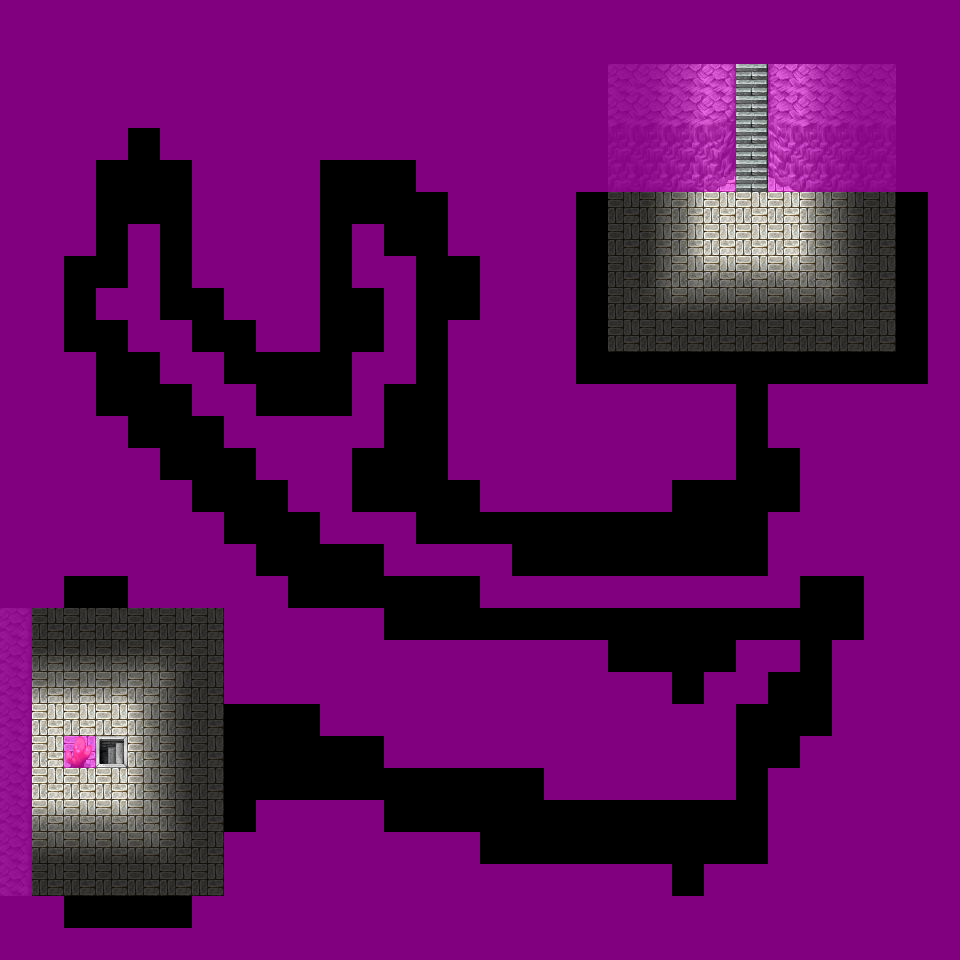

A 2D game scene composited from a Tiled map and its tileset images. What follows is a short description and the map's XML, with each tile layer's data collapsed to a summary:
An orthogonal 30x30 tile map with 32x32 px tiles, 4 tile layers (Ground, Objects, Above, Walkable), 60 tilesets and 8 objects (6x spawn, 2x mapchange).

<map version="1.0" orientation="orthogonal" renderorder="right-down" width="30" height="30" tilewidth="32" tileheight="32" nextobjectid="9">
 <tileset firstgid="1" name="map_bed_1" tilewidth="32" tileheight="32" tilecount="128" columns="16">
  <image source="../drawable/map_bed_1.png" width="512" height="256" />
 </tileset>
 <tileset firstgid="129" name="map_border_1" tilewidth="32" tileheight="32" tilecount="128" columns="16">
  <image source="../drawable/map_border_1.png" width="512" height="256" />
 </tileset>
 <tileset firstgid="257" name="map_bridge_1" tilewidth="32" tileheight="32" tilecount="128" columns="16">
  <image source="../drawable/map_bridge_1.png" width="512" height="256" />
 </tileset>
 <tileset firstgid="385" name="map_bridge_2" tilewidth="32" tileheight="32" tilecount="128" columns="16">
  <image source="../drawable/map_bridge_2.png" width="512" height="256" />
 </tileset>
 <tileset firstgid="513" name="map_broken_1" tilewidth="32" tileheight="32" tilecount="128" columns="16">
  <image source="../drawable/map_broken_1.png" width="512" height="256" />
 </tileset>
 <tileset firstgid="641" name="map_cavewall_1" tilewidth="32" tileheight="32" tilecount="108" columns="18">
  <image source="../drawable/map_cavewall_1.png" width="576" height="192" />
 </tileset>
 <tileset firstgid="749" name="map_cavewall_2" tilewidth="32" tileheight="32" tilecount="108" columns="18">
  <image source="../drawable/map_cavewall_2.png" width="576" height="192" />
 </tileset>
 <tileset firstgid="857" name="map_cavewall_3" tilewidth="32" tileheight="32" tilecount="108" columns="18">
  <image source="../drawable/map_cavewall_3.png" width="576" height="192" />
 </tileset>
 <tileset firstgid="965" name="map_cavewall_4" tilewidth="32" tileheight="32" tilecount="108" columns="18">
  <image source="../drawable/map_cavewall_4.png" width="576" height="192" />
 </tileset>
 <tileset firstgid="1073" name="map_chair_table_1" tilewidth="32" tileheight="32" tilecount="128" columns="16">
  <image source="../drawable/map_chair_table_1.png" width="512" height="256" />
 </tileset>
 <tileset firstgid="1201" name="map_chair_table_2" tilewidth="32" tileheight="32" tilecount="128" columns="16">
  <image source="../drawable/map_chair_table_2.png" width="512" height="256" />
 </tileset>
 <tileset firstgid="1329" name="map_crate_1" tilewidth="32" tileheight="32" tilecount="128" columns="16">
  <image source="../drawable/map_crate_1.png" width="512" height="256" />
 </tileset>
 <tileset firstgid="1457" name="map_cupboard_1" tilewidth="32" tileheight="32" tilecount="128" columns="16">
  <image source="../drawable/map_cupboard_1.png" width="512" height="256" />
 </tileset>
 <tileset firstgid="1585" name="map_curtain_1" tilewidth="32" tileheight="32" tilecount="128" columns="16">
  <image source="../drawable/map_curtain_1.png" width="512" height="256" />
 </tileset>
 <tileset firstgid="1713" name="map_entrance_1" tilewidth="32" tileheight="32" tilecount="128" columns="16">
  <image source="../drawable/map_entrance_1.png" width="512" height="256" />
 </tileset>
 <tileset firstgid="1841" name="map_entrance_2" tilewidth="32" tileheight="32" tilecount="128" columns="16">
  <image source="../drawable/map_entrance_2.png" width="512" height="256" />
 </tileset>
 <tileset firstgid="1969" name="map_fence_1" tilewidth="32" tileheight="32" tilecount="128" columns="16">
  <image source="../drawable/map_fence_1.png" width="512" height="256" />
 </tileset>
 <tileset firstgid="2097" name="map_fence_2" tilewidth="32" tileheight="32" tilecount="128" columns="16">
  <image source="../drawable/map_fence_2.png" width="512" height="256" />
 </tileset>
 <tileset firstgid="2225" name="map_fence_3" tilewidth="32" tileheight="32" tilecount="128" columns="16">
  <image source="../drawable/map_fence_3.png" width="512" height="256" />
 </tileset>
 <tileset firstgid="2353" name="map_fence_4" tilewidth="32" tileheight="32" tilecount="128" columns="16">
  <image source="../drawable/map_fence_4.png" width="512" height="256" />
 </tileset>
 <tileset firstgid="2481" name="map_ground_1" tilewidth="32" tileheight="32" tilecount="128" columns="16">
  <image source="../drawable/map_ground_1.png" width="512" height="256" />
 </tileset>
 <tileset firstgid="2609" name="map_ground_2" tilewidth="32" tileheight="32" tilecount="128" columns="16">
  <image source="../drawable/map_ground_2.png" width="512" height="256" />
 </tileset>
 <tileset firstgid="2737" name="map_ground_3" tilewidth="32" tileheight="32" tilecount="128" columns="16">
  <image source="../drawable/map_ground_3.png" width="512" height="256" />
 </tileset>
 <tileset firstgid="2865" name="map_ground_4" tilewidth="32" tileheight="32" tilecount="128" columns="16">
  <image source="../drawable/map_ground_4.png" width="512" height="256" />
 </tileset>
 <tileset firstgid="2993" name="map_ground_5" tilewidth="32" tileheight="32" tilecount="128" columns="16">
  <image source="../drawable/map_ground_5.png" width="512" height="256" />
 </tileset>
 <tileset firstgid="3121" name="map_ground_6" tilewidth="32" tileheight="32" tilecount="128" columns="16">
  <image source="../drawable/map_ground_6.png" width="512" height="256" />
 </tileset>
 <tileset firstgid="3249" name="map_ground_7" tilewidth="32" tileheight="32" tilecount="128" columns="16">
  <image source="../drawable/map_ground_7.png" width="512" height="256" />
 </tileset>
 <tileset firstgid="3377" name="map_ground_8" tilewidth="32" tileheight="32" tilecount="128" columns="16">
  <image source="../drawable/map_ground_8.png" width="512" height="256" />
 </tileset>
 <tileset firstgid="3505" name="map_house_1" tilewidth="32" tileheight="32" tilecount="128" columns="16">
  <image source="../drawable/map_house_1.png" width="512" height="256" />
 </tileset>
 <tileset firstgid="3633" name="map_house_2" tilewidth="32" tileheight="32" tilecount="128" columns="16">
  <image source="../drawable/map_house_2.png" width="512" height="256" />
 </tileset>
 <tileset firstgid="3761" name="map_indoor_1" tilewidth="32" tileheight="32" tilecount="128" columns="16">
  <image source="../drawable/map_indoor_1.png" width="512" height="256" />
 </tileset>
 <tileset firstgid="3889" name="map_indoor_2" tilewidth="32" tileheight="32" tilecount="128" columns="16">
  <image source="../drawable/map_indoor_2.png" width="512" height="256" />
 </tileset>
 <tileset firstgid="4017" name="map_kitchen_1" tilewidth="32" tileheight="32" tilecount="128" columns="16">
  <image source="../drawable/map_kitchen_1.png" width="512" height="256" />
 </tileset>
 <tileset firstgid="4145" name="map_outdoor_1" tilewidth="32" tileheight="32" tilecount="128" columns="16">
  <image source="../drawable/map_outdoor_1.png" width="512" height="256" />
 </tileset>
 <tileset firstgid="4273" name="map_pillar_1" tilewidth="32" tileheight="32" tilecount="128" columns="16">
  <image source="../drawable/map_pillar_1.png" width="512" height="256" />
 </tileset>
 <tileset firstgid="4401" name="map_pillar_2" tilewidth="32" tileheight="32" tilecount="128" columns="16">
  <image source="../drawable/map_pillar_2.png" width="512" height="256" />
 </tileset>
 <tileset firstgid="4529" name="map_plant_1" tilewidth="32" tileheight="32" tilecount="128" columns="16">
  <image source="../drawable/map_plant_1.png" width="512" height="256" />
 </tileset>
 <tileset firstgid="4657" name="map_plant_2" tilewidth="32" tileheight="32" tilecount="128" columns="16">
  <image source="../drawable/map_plant_2.png" width="512" height="256" />
 </tileset>
 <tileset firstgid="4785" name="map_rock_1" tilewidth="32" tileheight="32" tilecount="128" columns="16">
  <image source="../drawable/map_rock_1.png" width="512" height="256" />
 </tileset>
 <tileset firstgid="4913" name="map_rock_2" tilewidth="32" tileheight="32" tilecount="128" columns="16">
  <image source="../drawable/map_rock_2.png" width="512" height="256" />
 </tileset>
 <tileset firstgid="5041" name="map_roof_1" tilewidth="32" tileheight="32" tilecount="128" columns="16">
  <image source="../drawable/map_roof_1.png" width="512" height="256" />
 </tileset>
 <tileset firstgid="5169" name="map_roof_2" tilewidth="32" tileheight="32" tilecount="128" columns="16">
  <image source="../drawable/map_roof_2.png" width="512" height="256" />
 </tileset>
 <tileset firstgid="5297" name="map_roof_3" tilewidth="32" tileheight="32" tilecount="128" columns="16">
  <image source="../drawable/map_roof_3.png" width="512" height="256" />
 </tileset>
 <tileset firstgid="5425" name="map_shop_1" tilewidth="32" tileheight="32" tilecount="128" columns="16">
  <image source="../drawable/map_shop_1.png" width="512" height="256" />
 </tileset>
 <tileset firstgid="5553" name="map_sign_ladder_1" tilewidth="32" tileheight="32" tilecount="128" columns="16">
  <image source="../drawable/map_sign_ladder_1.png" width="512" height="256" />
 </tileset>
 <tileset firstgid="5681" name="map_table_1" tilewidth="32" tileheight="32" tilecount="128" columns="16">
  <image source="../drawable/map_table_1.png" width="512" height="256" />
 </tileset>
 <tileset firstgid="5809" name="map_trail_1" tilewidth="32" tileheight="32" tilecount="128" columns="16">
  <image source="../drawable/map_trail_1.png" width="512" height="256" />
 </tileset>
 <tileset firstgid="5937" name="map_transition_1" tilewidth="32" tileheight="32" tilecount="128" columns="16">
  <image source="../drawable/map_transition_1.png" width="512" height="256" />
 </tileset>
 <tileset firstgid="6065" name="map_transition_2" tilewidth="32" tileheight="32" tilecount="128" columns="16">
  <image source="../drawable/map_transition_2.png" width="512" height="256" />
 </tileset>
 <tileset firstgid="6193" name="map_transition_3" tilewidth="32" tileheight="32" tilecount="128" columns="16">
  <image source="../drawable/map_transition_3.png" width="512" height="256" />
 </tileset>
 <tileset firstgid="6321" name="map_transition_4" tilewidth="32" tileheight="32" tilecount="128" columns="16">
  <image source="../drawable/map_transition_4.png" width="512" height="256" />
 </tileset>
 <tileset firstgid="6449" name="map_transition_5" tilewidth="32" tileheight="32" tilecount="128" columns="16">
  <image source="../drawable/map_transition_5.png" width="512" height="256" />
 </tileset>
 <tileset firstgid="6577" name="map_tree_1" tilewidth="32" tileheight="32" tilecount="128" columns="16">
  <image source="../drawable/map_tree_1.png" width="512" height="256" />
 </tileset>
 <tileset firstgid="6705" name="map_tree_2" tilewidth="32" tileheight="32" tilecount="128" columns="16">
  <image source="../drawable/map_tree_2.png" width="512" height="256" />
 </tileset>
 <tileset firstgid="6833" name="map_wall_1" tilewidth="32" tileheight="32" tilecount="128" columns="16">
  <image source="../drawable/map_wall_1.png" width="512" height="256" />
 </tileset>
 <tileset firstgid="6961" name="map_wall_2" tilewidth="32" tileheight="32" tilecount="120" columns="15">
  <image source="../drawable/map_wall_2.png" width="480" height="256" />
 </tileset>
 <tileset firstgid="7081" name="map_wall_3" tilewidth="32" tileheight="32" tilecount="120" columns="15">
  <image source="../drawable/map_wall_3.png" width="480" height="256" />
 </tileset>
 <tileset firstgid="7201" name="map_wall_4" tilewidth="32" tileheight="32" tilecount="120" columns="15">
  <image source="../drawable/map_wall_4.png" width="480" height="256" />
 </tileset>
 <tileset firstgid="7321" name="map_window_1" tilewidth="32" tileheight="32" tilecount="128" columns="16">
  <image source="../drawable/map_window_1.png" width="512" height="256" />
 </tileset>
 <tileset firstgid="7449" name="map_window_2" tilewidth="32" tileheight="32" tilecount="128" columns="16">
  <image source="../drawable/map_window_2.png" width="512" height="256" />
 </tileset>
 <layer name="Ground" width="30" height="30">
  <data>[900 cells, 900 non-empty, 14 distinct tile ids]</data>
 </layer>
 <layer name="Objects" width="30" height="30">
  <data>[900 cells, 93 non-empty, 11 distinct tile ids]</data>
 </layer>
 <layer name="Above" width="30" height="30">
  <data>[900 cells, 328 non-empty, 8 distinct tile ids]</data>
 </layer>
 <layer name="Walkable" width="30" height="30">
  <data>[900 cells, 587 non-empty, 1 distinct tile ids]</data>
 </layer>
 <objectgroup name="Mapevents">
  <object id="1" name="north" type="mapchange" x="736" y="64" width="32" height="32">
   <properties>
    <property name="map" value="blackwater_mountain40" />
    <property name="place" value="south" />
   </properties>
  </object>
  <object id="2" name="south" type="mapchange" x="96" y="736" width="32" height="32">
   <properties>
    <property name="map" value="blackwater_mountain42" />
    <property name="place" value="north" />
   </properties>
  </object>
 </objectgroup>
 <objectgroup name="Spawn">
  <object id="3" name="kazaul_1" type="spawn" x="32" y="672" width="128" height="160">
   <properties>
    <property name="spawngroup" value="kazaul_1" />
   </properties>
  </object>
  <object id="4" name="kazaul_1_1" type="spawn" x="576" y="224" width="352" height="160">
   <properties>
    <property name="spawngroup" value="kazaul_1" />
   </properties>
  </object>
  <object id="5" name="kazaul_1_2" type="spawn" x="96" y="224" width="32" height="32">
   <properties>
    <property name="spawngroup" value="kazaul_1" />
   </properties>
  </object>
  <object id="6" name="kazaul_1_3" type="spawn" x="320" y="256" width="32" height="32">
   <properties>
    <property name="spawngroup" value="kazaul_1" />
   </properties>
  </object>
  <object id="7" name="kazaul_1_4" type="spawn" x="512" y="608" width="32" height="32">
   <properties>
    <property name="spawngroup" value="kazaul_1" />
   </properties>
  </object>
  <object id="8" name="kazaul_1_5" type="spawn" x="320" y="736" width="160" height="96">
   <properties>
    <property name="spawngroup" value="kazaul_1" />
   </properties>
  </object>
 </objectgroup>
 <objectgroup name="Keys" />
</map>
